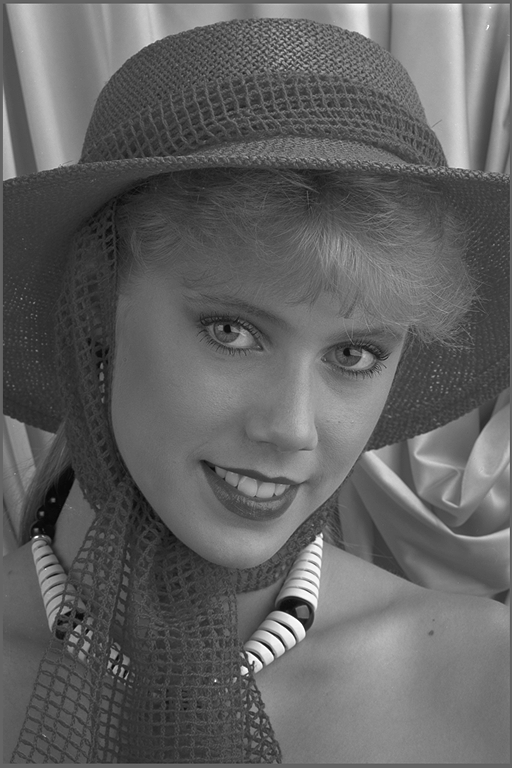
%> input picture Lab Week 11/img03y.tif, 512 x 768 px
$ octave dctTrans.m   (GNU Octave 9; MATLAB toolbox functions it lacks are replaced by stand-ins)
%> lines starting %> are read from the running program, lines starting %| are printed output that depends on the picture
### Lab Week 11/Qtables.m
% Following script sets up 2 local variables.
% Quant[8][8] = typical luminance quant matrix for JPEG
% Zig[64]  = zigzag scan index for 8x8 block for JPEG

Quant = [ 16, 11, 10, 16, 24, 40, 51, 61;
          12, 12, 14, 19, 26, 58, 60, 55;
          14, 13, 16, 24, 40, 57, 69, 56;
          14, 17, 22, 29, 51, 87, 80, 62;
          18, 22, 37, 56, 68,109,103, 77;
          24, 35, 55, 64, 81,104,113, 92;
          49, 64, 78, 87,103,121,120,101;
          72, 92, 95, 98,112,100,103, 99;] ;

% Zig array shows indices required for zigzag indexing
% of an [8,8] Matlab matrix. So it starts with number 1
% rather then the number 0 as in the JPEG specification

% order =    [ 1, 2, 6, 7,15,16,28,29;
%              3, 5, 8,14,17,27,30,43;
%              4, 9,13,18,26,31,42,44;
%             10,12,19,25,32,41,45,54;
%             11,20,24,33,40,46,53,55;
%             21,23,34,39,47,52,56,61;
%             22,35,38,48,51,57,60,62;
%             36,37,49,50,58,59,63,64;];
% To read an [8,8] matrix as above order considering
% Matlab's column first indexing property,
% above order is permuted as follows.
% For example, let x be [8,8] matrix.
% x(Zig) will return a 1x64 row vector
%
Zig = [ 1  9  2  3 10 17 25 18 ...
       11  4  5 12 19 26 33 41 ...
       34 27 20 13  6  7 14 21 ...
       28 35 42 49 57 50 43 36 ...
       29 22 15  8 16 23 30 37 ...
       44 51 58 59 52 45 38 31 ...
       24 32 39 46 53 60 61 54 ...
       47 40 48 55 62 63 56 64] ;

### Lab Week 11/dctTrans.m
close all

img = imread('img03y.tif');
%> img is the input picture: size 768x512 uint8; min 6, max 255, mean 97.7
imshow(img), title('Original Image');
img = double(img);
%> img: size 768x512 double

Qtables %load up quant and zig

%Define functions
fn1 = @(x) round(dct2(x.data, [8,8])./(Quant*0.25));
fn2 = @(x) round(dct2(x.data, [8,8])./(Quant*1));
fn3 = @(x) round(dct2(x.data, [8,8])./(Quant*4));
ifn1 = @(x) round(idct2(x.data, [8,8]).*(Quant*0.25));
ifn2 = @(x) round(idct2(x.data, [8,8]).*(Quant*1));
ifn3 = @(x) round(idct2(x.data, [8,8]).*(Quant*4));

figure
dct_blk = blockproc(img, [8,8], fn1);
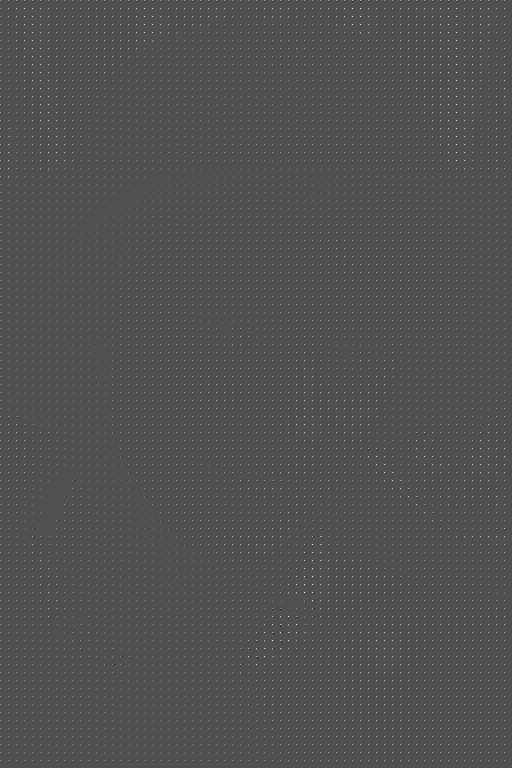
%> dct_blk: size 768x512 double; min -215, max 464, mean 3.1; drawn with min black and max white
idct_blk = blockproc(dct_blk, [8,8], ifn1);
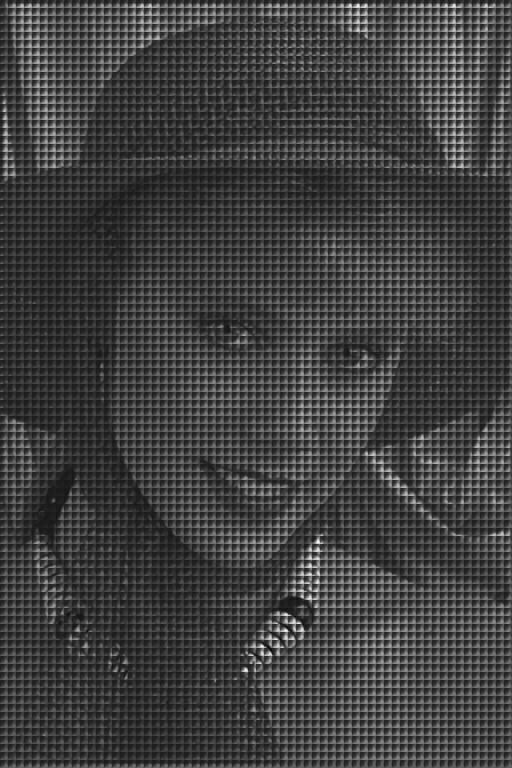
%> idct_blk: size 768x512 double; min -232, max 2074, mean 352.1; drawn with min black and max white
fid = fopen('img03y025.dq', 'w');
fwrite(fid, dct_blk, 'integer*2');
subplot(1,3,1), imshow(uint8(dct_blk)), title('DCT Transform with Gamma=0.25');
%> after `imshow(uint8(dct_blk))`:
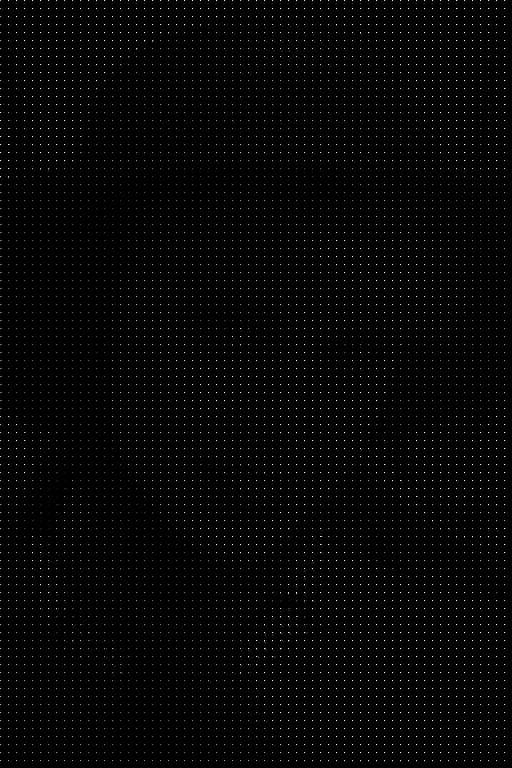
%> displayed picture: size 768x512, on the screen's scale of 0 to 255; min 0, max 255, mean 3.4
%> (the run ends here)
